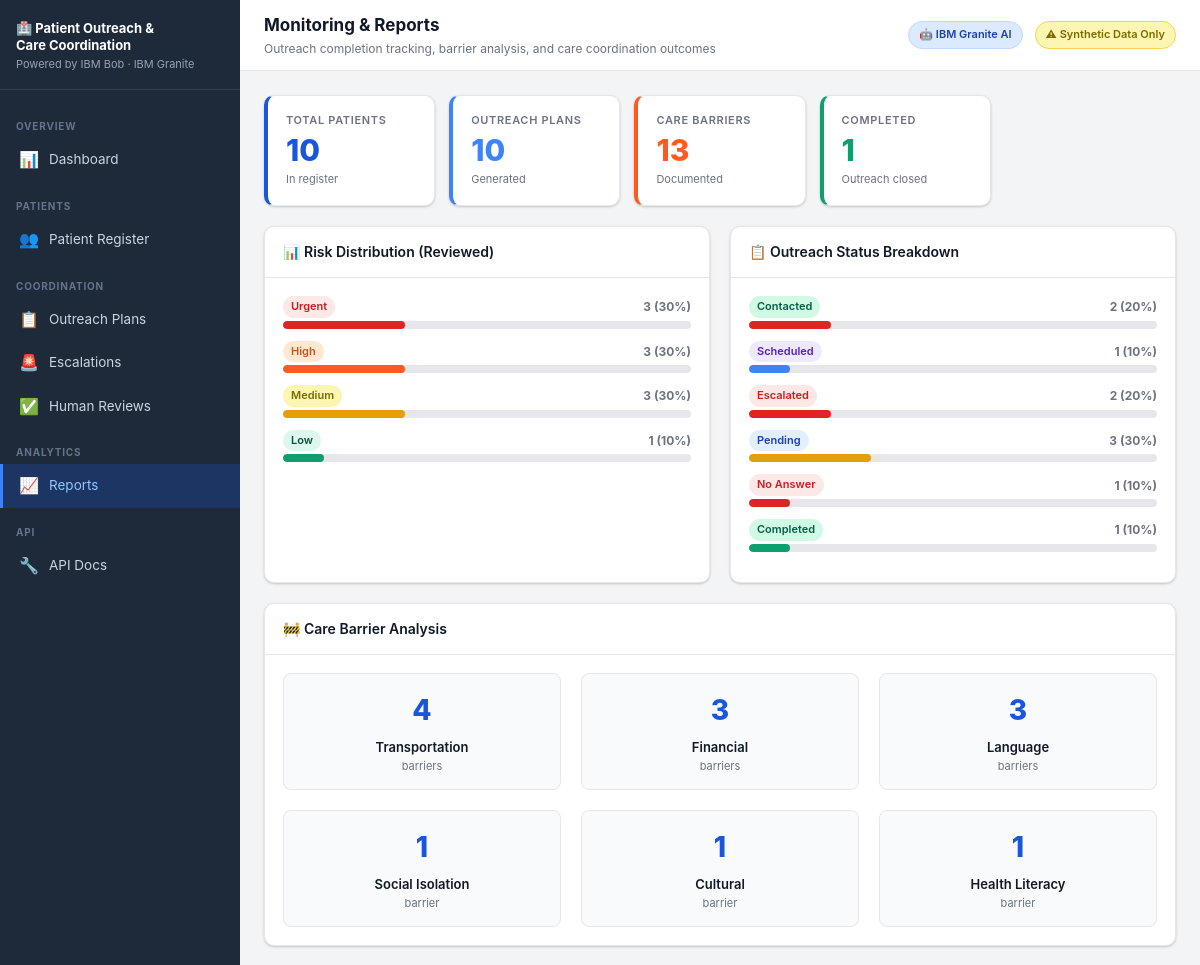
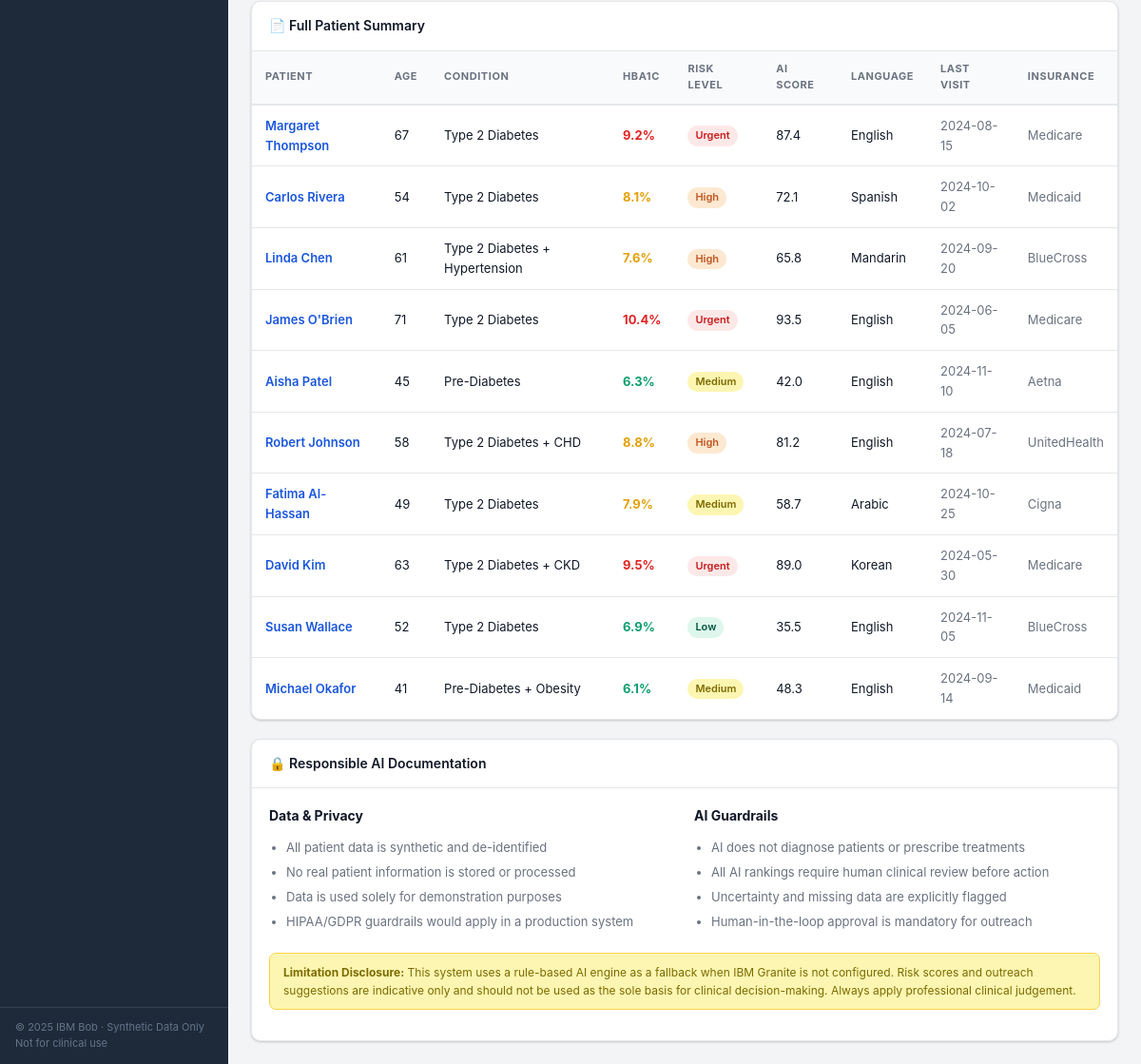
Page /reports on the committed database (2 pictures, top to bottom).
### database.py (models this page shows)
class OutreachPlan(Base):
    __tablename__ = "outreach_plans"
    id              = Column(Integer, primary_key=True, index=True)
    patient_id      = Column(Integer, ForeignKey("patients.id"))
    contact_method  = Column(String(50))  # Phone, SMS, Email, Home Visit
    next_step       = Column(Text)
    responsible_role= Column(String(100))
    follow_up_date  = Column(String(20))
    status          = Column(String(30), default="Pending")
    ai_rationale    = Column(Text)        # Granite-generated explanation
    notes           = Column(Text)
    created_at      = Column(DateTime, default=datetime.utcnow)
    updated_at      = Column(DateTime, default=datetime.utcnow, onupdate=datetime.utcnow)
    patient = relationship("Patient", back_populates="outreach_plans")

class CareBarrier(Base):
    __tablename__ = "care_barriers"
    id           = Column(Integer, primary_key=True, index=True)
    patient_id   = Column(Integer, ForeignKey("patients.id"))
    barrier_type = Column(String(100))  # Transportation, Language, Financial, etc.
    description  = Column(Text)
    severity     = Column(String(20))   # Low / Medium / High
    created_at   = Column(DateTime, default=datetime.utcnow)
    patient = relationship("Patient", back_populates="care_barriers")

class Patient(Base):
    __tablename__ = "patients"
    id                 = Column(Integer, primary_key=True, index=True)
    name               = Column(String(100), nullable=False)
    age                = Column(Integer)
    gender             = Column(String(20))
    condition          = Column(String(100))          # primary chronic condition
    hba1c              = Column(Float)                # diabetes marker
    blood_pressure     = Column(String(20))
    last_visit         = Column(String(20))           # date string YYYY-MM-DD
    phone              = Column(String(30))
    email              = Column(String(100))
    address            = Column(String(200))
    insurance          = Column(String(50))
    language           = Column(String(50), default="English")
    ai_risk_score      = Column(Float)                # 0–100
    ai_risk_level      = Column(String(20))
    reviewed_risk_level= Column(String(20))           # after human review
    missing_data_flags = Column(Text)                 # JSON list
    created_at         = Column(DateTime, default=datetime.utcnow)
    outreach_plans  = relationship("OutreachPlan",  back_populates="patient", cascade="all, delete")
    care_barriers   = relationship("CareBarrier",   back_populates="patient", cascade="all, delete")
    escalations     = relationship("Escalation",    back_populates="patient", cascade="all, delete")
    review_records  = relationship("ReviewRecord",  back_populates="patient", cascade="all, delete")

### main.py (the view)
@app.get("/reports", response_class=HTMLResponse)
async def reports_page(request: Request, db: Session = Depends(get_db)):
    patients = db.query(Patient).all()
    plans    = db.query(OutreachPlan).all()
    barriers = db.query(CareBarrier).all()
    barrier_counts = {}
    for b in barriers:
        barrier_counts[b.barrier_type] = barrier_counts.get(b.barrier_type, 0) + 1
    status_counts = {}
    for p in plans:
        status_counts[p.status] = status_counts.get(p.status, 0) + 1
    risk_dist = {"Urgent": 0, "High": 0, "Medium": 0, "Low": 0}
    for p in patients:
        level = p.reviewed_risk_level or "Low"
        risk_dist[level] = risk_dist.get(level, 0) + 1
    return templates.TemplateResponse(request, "reports.html", {
        "patients": patients,
        "barrier_counts": barrier_counts,
        "status_counts": status_counts,
        "risk_dist": risk_dist,
        "total_patients": len(patients),
        "total_plans": len(plans),
        "total_barriers": len(barriers),
    })

### templates/reports.html (shortened to what this page needs)
{% extends "base.html" %}
{% block page_title %}Monitoring & Reports{% endblock %}
{% block page_sub %}Outreach completion tracking, barrier analysis, and care coordination outcomes{% endblock %}
{% block content %}
<div class="stats-grid mb-3">
  <div class="stat-tile primary">
    <div class="stat-label">Total Patients</div>
    <div class="stat-value">{{ total_patients }}</div>
    <div class="stat-sub">In register</div>
  </div>
  <div class="stat-tile info">
    <div class="stat-label">Outreach Plans</div>
    <div class="stat-value">{{ total_plans }}</div>
    <div class="stat-sub">Generated</div>
  </div>
  <div class="stat-tile high">
    <div class="stat-label">Care Barriers</div>
    <div class="stat-value">{{ total_barriers }}</div>
    <div class="stat-sub">Documented</div>
  </div>
  <div class="stat-tile low">
    <div class="stat-label">Completed</div>
    <div class="stat-value">{{ status_counts.get('Completed', 0) }}</div>
    <div class="stat-sub">Outreach closed</div>
  </div>
</div>
<div class="grid-2 mb-3">
  <div class="card">
    <div class="card-header">📊 Risk Distribution (Reviewed)</div>
    <div class="card-body">
      {% set risk_total = risk_dist.Urgent + risk_dist.High + risk_dist.Medium + risk_dist.Low %}
      {% for level, count in risk_dist.items() %}
      {% set pct = ((count / risk_total) * 100) | int if risk_total > 0 else 0 %}
      <div class="mb-2">
        <div class="d-flex align-center" style="justify-content:space-between;margin-bottom:3px;">
          <span class="badge badge-{{ level | lower }}">{{ level }}</span>
          <span class="text-sm fw-bold text-muted">{{ count }} ({{ pct }}%)</span>
        </div>
        <div class="progress">
          <div class="progress-bar"
            style="width:{{ pct }}%;background:{{'#e02424' if level=='Urgent' else '#ff5a1f' if level=='High' else '#e3a008' if level=='Medium' else '#0e9f6e'}};"></div>
        </div>
      </div>
      {% endfor %}
    </div>
  </div>
  <div class="card">
    <div class="card-header">📋 Outreach Status Breakdown</div>
    <div class="card-body">
      {% set plan_total = status_counts.values() | sum %}
      {% for status, count in status_counts.items() %}
      {% set s = status | lower | replace(' ', '') %}
      {% set pct = ((count / plan_total) * 100) | int if plan_total > 0 else 0 %}
      <div class="mb-2">
        <div class="d-flex align-center" style="justify-content:space-between;margin-bottom:3px;">
          <span class="badge badge-{{ 'noanswer' if s=='noanswer' else s }}">{{ status }}</span>
          <span class="text-sm fw-bold text-muted">{{ count }} ({{ pct }}%)</span>
        </div>
        <div class="progress">
          <div class="progress-bar"
            style="width:{{ pct }}%;background:{{'#0e9f6e' if 'completed' in s else '#3f83f8' if 'scheduled' in s else '#e3a008' if 'pending' in s else '#e02424'}};"></div>
        </div>
      </div>
      {% endfor %}
    </div>
  </div>
</div>
<div class="card mb-3">
  <div class="card-header">🚧 Care Barrier Analysis</div>
  <div class="card-body">
    <div class="grid-3">
      {% for btype, count in barrier_counts.items() %}
      <div style="background:#f9fafb;border:1px solid var(--border);border-radius:8px;padding:14px;text-align:center;">
        <div style="font-size:28px;font-weight:800;color:var(--primary);">{{ count }}</div>
        <div style="font-size:13px;font-weight:600;margin-top:4px;">{{ btype }}</div>
        <div style="font-size:11px;color:var(--muted);">barrier{{ 's' if count != 1 else '' }}</div>
      </div>
      {% endfor %}
    </div>
  </div>
</div>
<div class="card">
  <div class="card-header">📄 Full Patient Summary</div>
  <div class="table-wrap">
    <table>
      <thead>
        <tr>
          <th>Patient</th>
          <th>Age</th>
          <th>Condition</th>
          <th>HbA1c</th>
          <th>Risk Level</th>
          <th>AI Score</th>
          <th>Language</th>
          <th>Last Visit</th>
          <th>Insurance</th>
        </tr>
      </thead>
      <tbody>
        {% for p in patients %}
        {% set rl = (p.reviewed_risk_level or 'Low') | lower %}
        <tr>
          <td><a href="/patients/{{ p.id }}" style="font-weight:600;">{{ p.name }}</a></td>
          <td>{{ p.age }}</td>
          <td>{{ p.condition }}</td>
          <td>
            <span style="font-weight:700;color:{{'#e02424' if p.hba1c >= 9.0 else '#e3a008' if p.hba1c >= 7.5 else '#0e9f6e'}}">
              {{ p.hba1c }}%
            </span>
          </td>
          <td><span class="badge badge-{{ rl }}">{{ p.reviewed_risk_level }}</span></td>
          <td>{{ p.ai_risk_score }}</td>
          <td>{{ p.language }}</td>
          <td class="text-muted">{{ p.last_visit }}</td>
          <td class="text-muted">{{ p.insurance }}</td>
        </tr>
        {% endfor %}
      </tbody>
    </table>
  </div>
</div>
<div class="card mt-3">
  <div class="card-header">🔒 Responsible AI Documentation</div>
  <div class="card-body">
    <div class="grid-2">
      <div>
        <h4 style="font-size:14px;margin-bottom:8px;">Data & Privacy</h4>
        <ul style="font-size:13px;line-height:2;padding-left:18px;color:var(--muted);">
          <li>All patient data is synthetic and de-identified</li>
          <li>No real patient information is stored or processed</li>
          <li>Data is used solely for demonstration purposes</li>
          <li>HIPAA/GDPR guardrails would apply in a production system</li>
        </ul>
      </div>
      <div>
        <h4 style="font-size:14px;margin-bottom:8px;">AI Guardrails</h4>
        <ul style="font-size:13px;line-height:2;padding-left:18px;color:var(--muted);">
          <li>AI does not diagnose patients or prescribe treatments</li>
          <li>All AI rankings require human clinical review before action</li>
          <li>Uncertainty and missing data are explicitly flagged</li>
          <li>Human-in-the-loop approval is mandatory for outreach</li>
        </ul>
      </div>
    </div>
    <div class="alert alert-warning mt-3 text-sm">
      <strong>Limitation Disclosure:</strong> This system uses a rule-based AI engine as a fallback
      when IBM Granite is not configured. Risk scores and outreach suggestions are indicative only and
      should not be used as the sole basis for clinical decision-making. Always apply professional
      clinical judgement.
    </div>
  </div>
</div>
{% endblock %}

### static/css/style.css (style rules this page uses)
:root { --primary: #1a56db; --primary-d: #1341ad; --urgent: #e02424; --high: #ff5a1f; --medium: #e3a008; --low: #0e9f6e; --info: #3f83f8; --bg: #f3f4f6; --surface: #ffffff; --border: #e5e7eb; --text: #111827; --muted: #6b7280; --sidebar-w: 240px; --radius: 10px; --shadow: 0 1px 3px rgba(0,0,0,.12), 0 1px 2px rgba(0,0,0,.08); }
*, *::before, *::after { box-sizing: border-box; margin: 0; padding: 0; }
body { font-family: -apple-system, "Segoe UI", system-ui, sans-serif; font-size: 14px; line-height: 1.6; color: var(--text); background: var(--bg); display: flex; min-height: 100vh; }
a { color: var(--primary); text-decoration: none; }
.card { background: var(--surface); border: 1px solid var(--border); border-radius: var(--radius); box-shadow: var(--shadow); }
.card-header { padding: 14px 18px; border-bottom: 1px solid var(--border); display: flex; align-items: center; justify-content: space-between; font-weight: 600; font-size: 14px; }
.card-body { padding: 18px; }
.stats-grid { display: grid; grid-template-columns: repeat(auto-fill, minmax(160px, 1fr)); gap: 14px; margin-bottom: 24px; }
.stat-tile { background: var(--surface); border: 1px solid var(--border); border-radius: var(--radius); padding: 16px 18px; box-shadow: var(--shadow); }
.stat-tile .stat-label { font-size: 11px; color: var(--muted); font-weight: 600; text-transform: uppercase; letter-spacing: .06em; }
.stat-tile .stat-value { font-size: 30px; font-weight: 800; line-height: 1.1; margin-top: 4px; }
.stat-tile .stat-sub { font-size: 11px; color: var(--muted); margin-top: 4px; }
.stat-tile.high { border-left: 4px solid var(--high); }
.stat-tile.high .stat-value { color: var(--high); }
.stat-tile.low { border-left: 4px solid var(--low); }
.stat-tile.low .stat-value { color: var(--low); }
.stat-tile.primary { border-left: 4px solid var(--primary); }
.stat-tile.primary .stat-value { color: var(--primary); }
.stat-tile.info { border-left: 4px solid var(--info); }
.stat-tile.info .stat-value { color: var(--info); }
.badge { display: inline-block; font-size: 11px; font-weight: 600; padding: 2px 8px; border-radius: 99px; white-space: nowrap; }
.badge-urgent { background: #fde8e8; color: #c81e1e; }
.badge-high { background: #fde8d1; color: #c05621; }
.badge-medium { background: #fdf6b2; color: #7c6b00; }
.badge-low { background: #def7ec; color: #03543f; }
.badge-pending { background: #e1effe; color: #1e40af; }
.badge-contacted { background: #d1fae5; color: #065f46; }
.badge-noanswer { background: #fde8e8; color: #c81e1e; }
.badge-scheduled { background: #ede9fe; color: #5b21b6; }
.badge-completed { background: #d1fae5; color: #065f46; }
.badge-escalated { background: #fde8e8; color: #c81e1e; }
.table-wrap { overflow-x: auto; }
table { width: 100%; border-collapse: collapse; }
th { text-align: left; font-size: 11px; font-weight: 700; text-transform: uppercase; letter-spacing: .05em; color: var(--muted); padding: 10px 14px; border-bottom: 2px solid var(--border); background: #f9fafb; }
td { padding: 11px 14px; border-bottom: 1px solid var(--border); font-size: 13px; vertical-align: middle; }
tr:last-child td { border-bottom: none; }
.alert { padding: 10px 14px; border-radius: 7px; font-size: 13px; margin-bottom: 14px; border: 1px solid transparent; }
.alert-warning { background: #fdf6b2; color: #7c6b00; border-color: #fcd34d; }
.progress { height: 8px; background: var(--border); border-radius: 99px; overflow: hidden; }
.progress-bar { height: 100%; border-radius: 99px; transition: width .4s; }
.grid-2 { display: grid; grid-template-columns: 1fr 1fr; gap: 20px; }
.grid-3 { display: grid; grid-template-columns: 1fr 1fr 1fr; gap: 20px; }
.mt-3 { margin-top: 20px; }
.mb-2 { margin-bottom: 12px; }
.mb-3 { margin-bottom: 20px; }
.text-muted { color: var(--muted); }
.text-sm { font-size: 12px; }
.fw-bold { font-weight: 700; }
.d-flex { display: flex; }
.align-center { align-items: center; }

### rows in the picture
OutreachPlan: status "Contacted", count "2", pct "20"
OutreachPlan: status "Scheduled", count "1", pct "10"
OutreachPlan: status "Escalated", count "2", pct "20"
OutreachPlan: status "Pending", count "3", pct "30"
OutreachPlan: status "No Answer", count "1", pct "10"
OutreachPlan: status "Completed", count "1", pct "10"
CareBarrier: count "4", barrier_type "Transportation", value "s"
CareBarrier: count "3", barrier_type "Financial", value "s"
CareBarrier: id "3", barrier_type "Language", value "s"
CareBarrier: count "1", barrier_type "Social Isolation"
CareBarrier: count "1", barrier_type "Cultural"
CareBarrier: count "1", barrier_type "Health Literacy"
Patient: name "Margaret Thompson", age "67", condition "Type 2 Diabetes", hba1c "9.2", reviewed_risk_level "Urgent", ai_risk_score "87.4", language "English", last_visit "2024-08-15", insurance "Medicare"
Patient: name "Carlos Rivera", age "54", condition "Type 2 Diabetes", hba1c "8.1", reviewed_risk_level "High", ai_risk_score "72.1", language "Spanish", last_visit "2024-10-02", insurance "Medicaid"
Patient: name "Linda Chen", age "61", condition "Type 2 Diabetes + Hypertension", hba1c "7.6", reviewed_risk_level "High", ai_risk_score "65.8", language "Mandarin", last_visit "2024-09-20", insurance "BlueCross"
Patient: name "James O'Brien", age "71", condition "Type 2 Diabetes", hba1c "10.4", reviewed_risk_level "Urgent", ai_risk_score "93.5", language "English", last_visit "2024-06-05", insurance "Medicare"
Patient: name "Aisha Patel", age "45", condition "Pre-Diabetes", hba1c "6.3", reviewed_risk_level "Medium", ai_risk_score "42.0", language "English", last_visit "2024-11-10", insurance "Aetna"
Patient: name "Robert Johnson", age "58", condition "Type 2 Diabetes + CHD", hba1c "8.8", reviewed_risk_level "High", ai_risk_score "81.2", language "English", last_visit "2024-07-18", insurance "UnitedHealth"
Patient: name "Fatima Al-Hassan", age "49", condition "Type 2 Diabetes", hba1c "7.9", reviewed_risk_level "Medium", ai_risk_score "58.7", language "Arabic", last_visit "2024-10-25", insurance "Cigna"
Patient: name "David Kim", age "63", condition "Type 2 Diabetes + CKD", hba1c "9.5", reviewed_risk_level "Urgent", ai_risk_score "89.0", language "Korean", last_visit "2024-05-30", insurance "Medicare"
Patient: name "Susan Wallace", age "52", condition "Type 2 Diabetes", hba1c "6.9", reviewed_risk_level "Low", ai_risk_score "35.5", language "English", last_visit "2024-11-05", insurance "BlueCross"
Patient: name "Michael Okafor", age "41", condition "Pre-Diabetes + Obesity", hba1c "6.1", reviewed_risk_level "Medium", ai_risk_score "48.3", language "English", last_visit "2024-09-14", insurance "Medicaid"

### other values in the picture
{{ total_patients }} "10"
{{ total_plans }} "10"
{{ total_barriers }} "13"
{{ status_counts.get('Completed', 0) }} "1"
{{ level }} "Urgent" "High" "Medium" "Low"
{{ count }} "3" "3" "3" "1"
{{ pct }} "30" "30" "30" "10"
